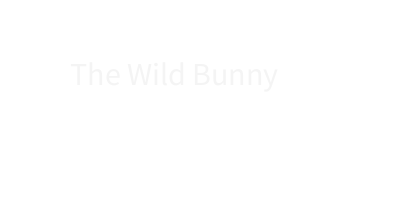
Frame 1 (no input)
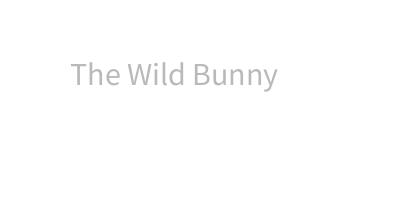
Frame 60 (the mouse pressed at the canvas centre just before this capture)
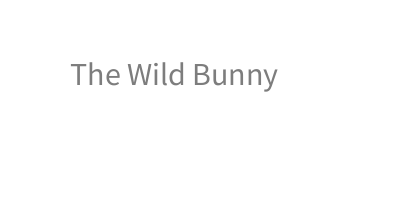
Frame 120 (the mouse held since frame 60 and released just before this capture)

The Processing sketch that drew these frames (run headless with seeded random() and noise(); from frame 60 on, the mouse is pressed at the canvas centre):

// Processing sketch: processing_149802
// ── processing_149802.pde

int trans = 10;
int trans2 = 10;
int count = 0;
int x1 = 400;  //ears off 1
int y1 = 130;  //ears off 1
int y2 = 420;    //i hop 1
int y3 = 200;    //i hop 2
int y4 = 250;    //i hop 3
float txt = 10;  //text zoom
int m = 2;
void setup() {
  size(400,200);
  background(255);
  noStroke();
}
void draw(){
  background(255);
//=============================== counter
  count = count + 1;
//  fill(255,0,0);
//  textSize(12);
//  text(count,10,50);
//=============================== counter end
//=============================== word fade in
  trans = trans + 1;
  fill(0,0,0,trans);
  textSize(32);
  text("The Wild Bunny", 70,85);
  if(count >= 200){
    trans2 = trans2 + 1;
    fill(0,0,0,trans2);
    textSize(20);
    text("By Sander Cohen", 145,110);
  }
  if(count >= 445){
    background(255);
  }
//=============================== end
//=============================== i want to take the ears off [1]
  if(count >= 450){
    fill(0);
    textSize(75);
    text("I want to take the ears off", x1,y1);
    x1 = x1 - 8;
  }
//=============================== ears off end [1]
//=============================== But I cant  [1]
  if(count >= 620){      //add 15 for every word
    background(255);
    fill(0);
    textSize(180);
    text("But",25,165);
  }
  if(count >= 635){
    background(255);
    fill(0);
    textSize(180);
    text("I",170,165);
  }
  if(count >= 650){
    background(255);
    fill(0);
    textSize(120);
    text("Can't",20,140);
  }
  if(count >= 665){
    background(255);
  }
//=============================== But I cant end [1]
//=============================== i hop
  if(count >= 675){
    fill(0);
    textSize(32);
    text("I hop",20,190);
    y2 = y2 - 5;
    if(y2 <= 185){
      y2 = y2 + 5;
    }
    text("and when I hop", 110,y2);
  }
  if(count >= 760){
    y3 = y3 - 1;
    y4 = y4 - 1;
    if(y4 <= 185){
      y4 = y4 + 1;
    }
    fill(255);
    rect(0,y3,400,y3);
    fill(0);
    textSize(28);
    text("I never get off the ground", 10, y4);
  }
  if(count >= 850){
    background(255);
    text("I never get off the ground", 10, 186);
  }
//=============================== i hop end
//=============================== my curse 
    if(count >= 880){      //add 15 for every word
    background(255);
    fill(0);
    textSize(50);
    text("It's my curse",25,120);
  }
  if(count >= 950){
    background(255);
    fill(0);
    textSize(40);
    text("My eternal curse",25,120);
  }
//===============================my curse end
//===============================
//===============================
//=============================== ears off [3]
  if(count >= 10000){            //takes about 350 to get big
    textSize(txt);
    txt = txt + .5;
    if(txt >= 150){
      textSize(150);
    }
    fill(0);
    if(count >= 10000){
      background(255);
      m = m +50;
      text("I WANT", 170-m,115);
    }
    m = 1;
    if(count >= 10055){
      background(255);
      m = m + 1;
      text("TO TAKE", 100-m,120);
    }
    if(count >= 10110){
      background(255);
      text("THE EARS", 35,125);
    }
    if(count >= 10140){
      background(255);
      text("OFF", 110,130);
    }
    if(count >= 1185){
      background(255);
      text("PLEASE!" ,10+random(10),150+random(10));
    }
    if(count >= 1220){
      background(255);
    }
  }
//=============================== ears off [3]
}
